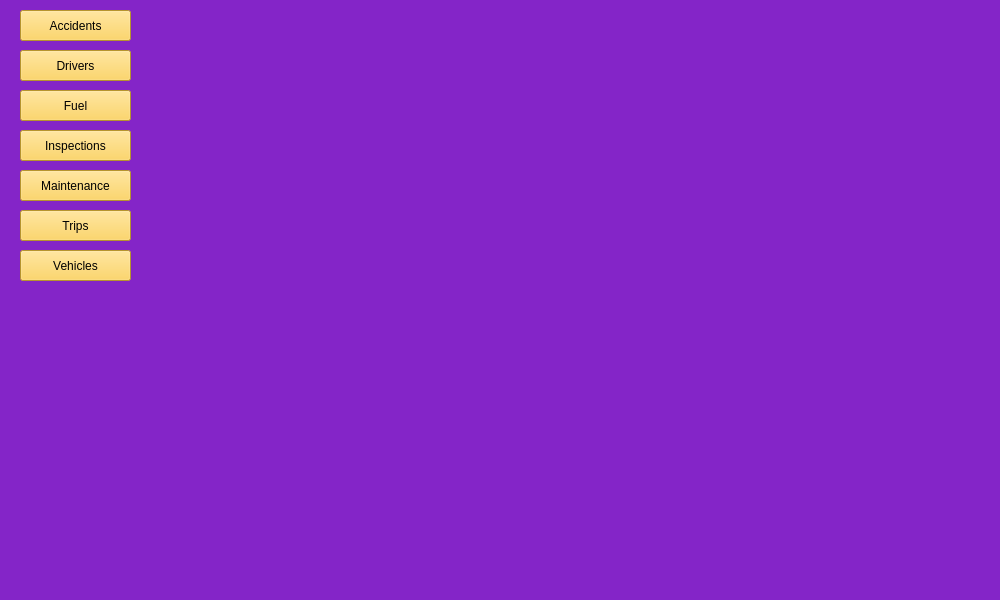
<?xml version="1.0" encoding="UTF-8"?>
<ui version="4.0">
 <class>MainWindow</class>
 <widget class="QMainWindow" name="MainWindow">
  <property name="geometry">
   <rect>
    <x>0</x>
    <y>0</y>
    <width>1000</width>
    <height>600</height>
   </rect>
  </property>
  <property name="minimumSize">
   <size>
    <width>1000</width>
    <height>600</height>
   </size>
  </property>
  <property name="maximumSize">
   <size>
    <width>1000</width>
    <height>600</height>
   </size>
  </property>
  <property name="sizeIncrement">
   <size>
    <width>1000</width>
    <height>800</height>
   </size>
  </property>
  <property name="baseSize">
   <size>
    <width>1000</width>
    <height>600</height>
   </size>
  </property>
  <property name="windowTitle">
   <string>Vehicles</string>
  </property>
  <property name="styleSheet">
   <string notr="true">
background-color: rgb(132, 37, 200);
font: 75 12pt &quot;Fixedsys&quot;;
</string>
  </property>
  <widget class="QWidget" name="centralwidget">
   <widget class="QPushButton" name="AccidentsBtn">
    <property name="geometry">
     <rect>
      <x>20</x>
      <y>10</y>
      <width>111</width>
      <height>31</height>
     </rect>
    </property>
    <property name="styleSheet">
     <string notr="true">background-color: rgb(255, 207, 64);
</string>
    </property>
    <property name="text">
     <string>Accidents</string>
    </property>
   </widget>
   <widget class="QPushButton" name="DriversBtn">
    <property name="geometry">
     <rect>
      <x>20</x>
      <y>50</y>
      <width>111</width>
      <height>31</height>
     </rect>
    </property>
    <property name="styleSheet">
     <string notr="true">background-color: rgb(255, 207, 64);
</string>
    </property>
    <property name="text">
     <string>Drivers</string>
    </property>
   </widget>
   <widget class="QPushButton" name="FuelBtn">
    <property name="geometry">
     <rect>
      <x>20</x>
      <y>90</y>
      <width>111</width>
      <height>31</height>
     </rect>
    </property>
    <property name="styleSheet">
     <string notr="true">background-color: rgb(255, 207, 64);
</string>
    </property>
    <property name="text">
     <string>Fuel</string>
    </property>
   </widget>
   <widget class="QPushButton" name="InspectionsBtn">
    <property name="geometry">
     <rect>
      <x>20</x>
      <y>130</y>
      <width>111</width>
      <height>31</height>
     </rect>
    </property>
    <property name="styleSheet">
     <string notr="true">background-color: rgb(255, 207, 64);
</string>
    </property>
    <property name="text">
     <string>Inspections</string>
    </property>
   </widget>
   <widget class="QPushButton" name="MaintenanceBtn">
    <property name="geometry">
     <rect>
      <x>20</x>
      <y>170</y>
      <width>111</width>
      <height>31</height>
     </rect>
    </property>
    <property name="styleSheet">
     <string notr="true">background-color: rgb(255, 207, 64);
</string>
    </property>
    <property name="text">
     <string>Maintenance</string>
    </property>
   </widget>
   <widget class="QPushButton" name="TripsBtn">
    <property name="geometry">
     <rect>
      <x>20</x>
      <y>210</y>
      <width>111</width>
      <height>31</height>
     </rect>
    </property>
    <property name="styleSheet">
     <string notr="true">background-color: rgb(255, 207, 64);</string>
    </property>
    <property name="text">
     <string>Trips</string>
    </property>
   </widget>
   <widget class="QPushButton" name="Vehicles">
    <property name="geometry">
     <rect>
      <x>20</x>
      <y>250</y>
      <width>111</width>
      <height>31</height>
     </rect>
    </property>
    <property name="styleSheet">
     <string notr="true">background-color: rgb(255, 207, 64);</string>
    </property>
    <property name="text">
     <string>Vehicles</string>
    </property>
   </widget>
  </widget>
 </widget>
 <resources/>
 <connections/>
</ui>
